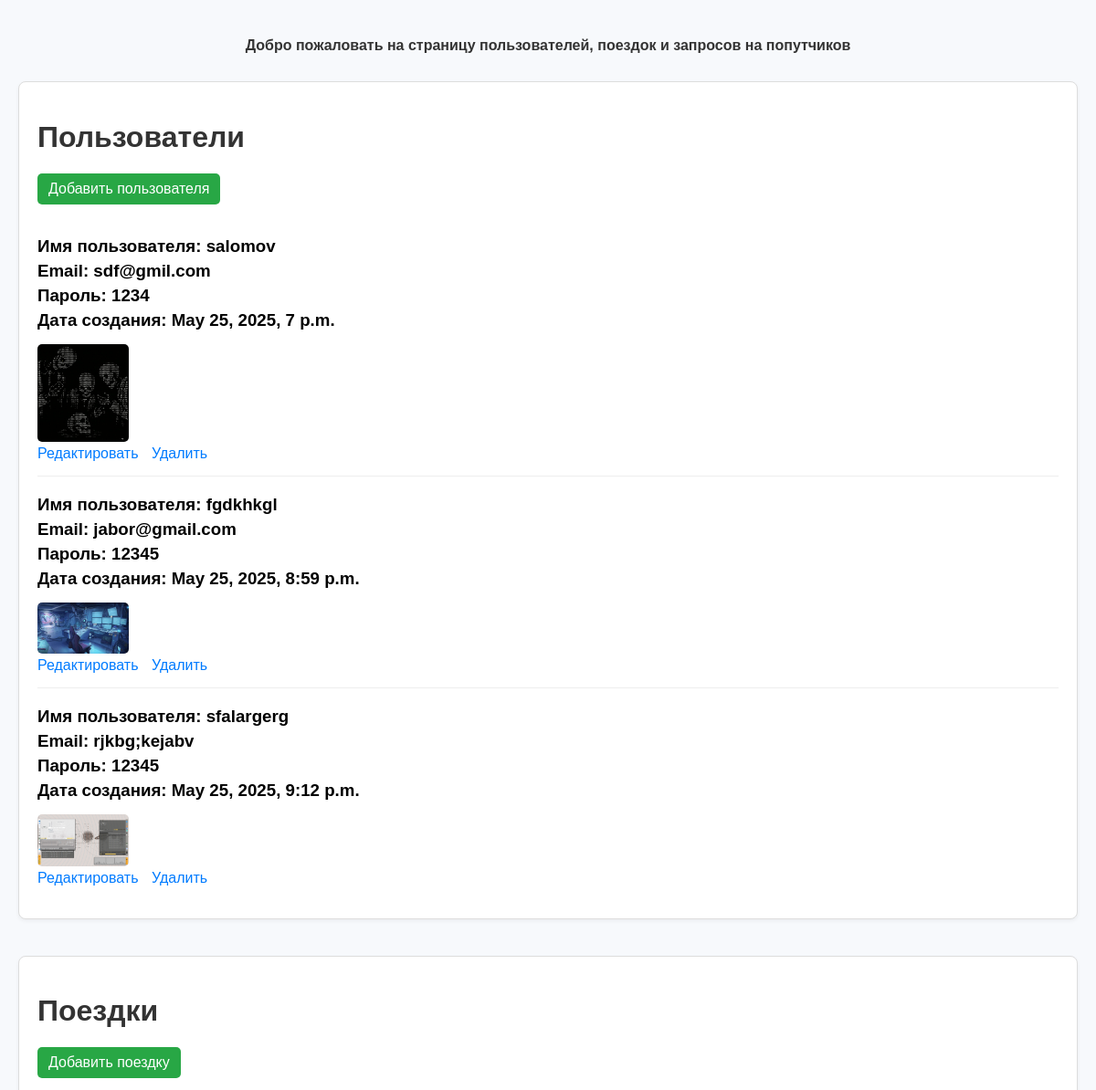
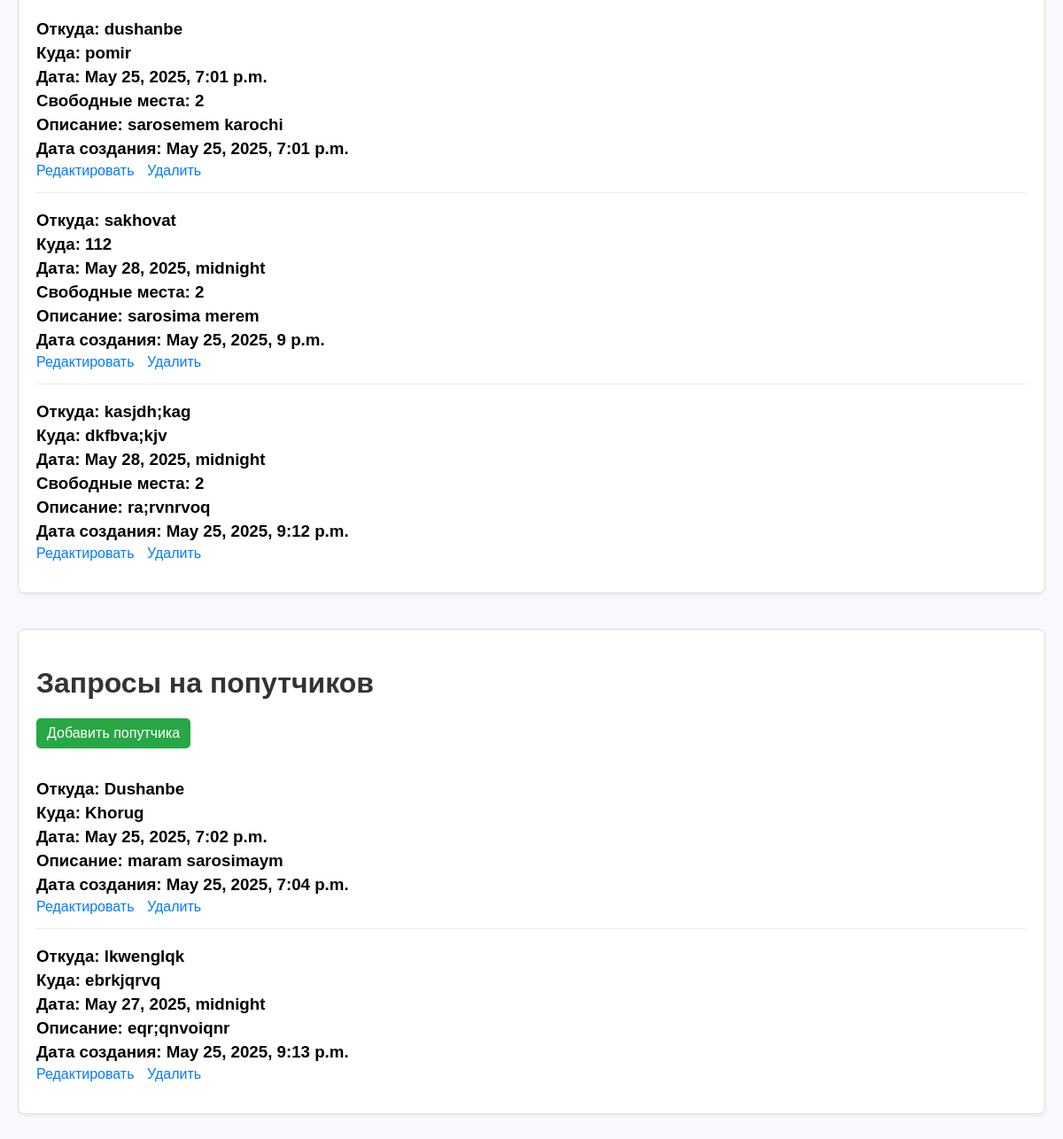
Before: / with the older database file (2 pictures, top to bottom).
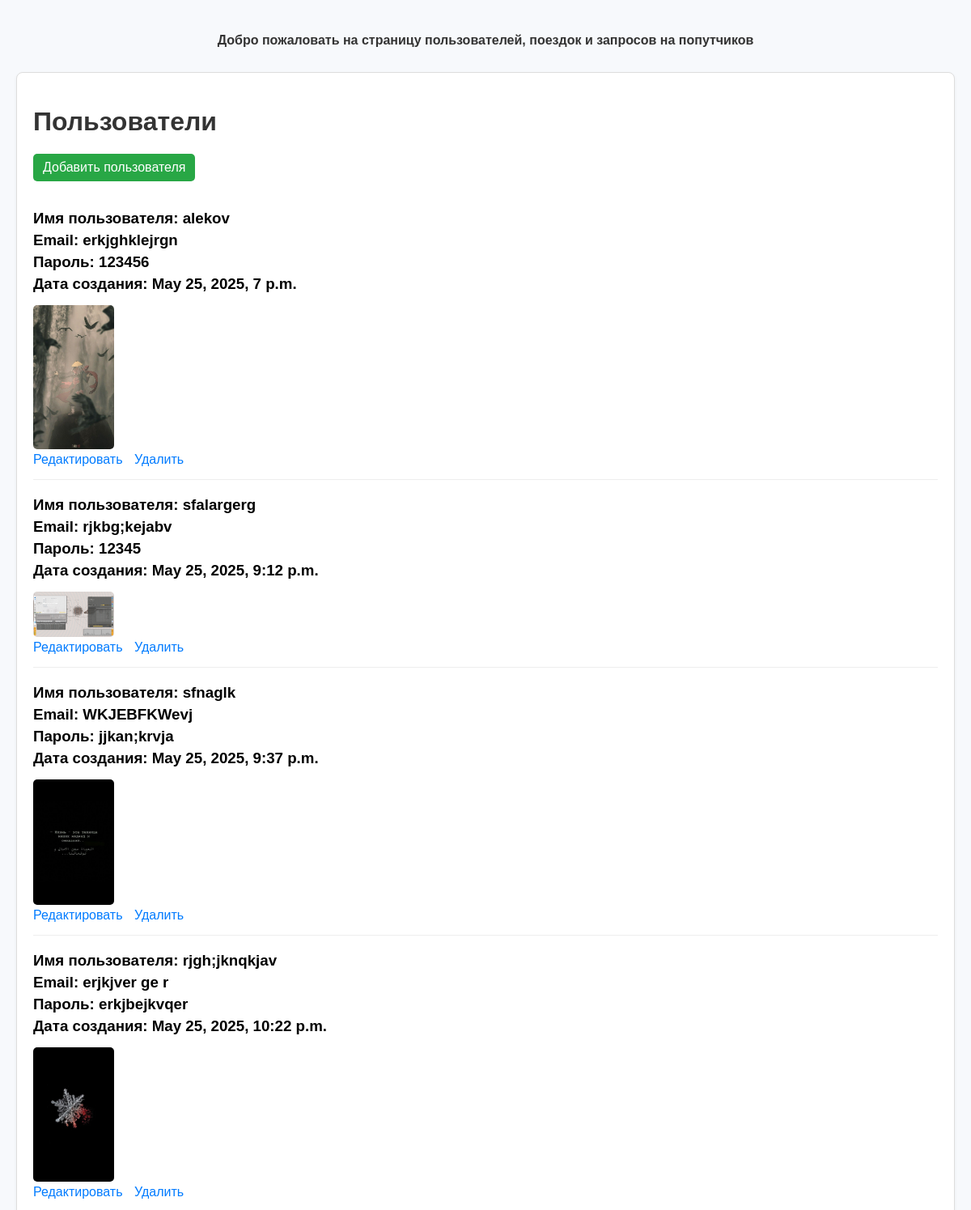
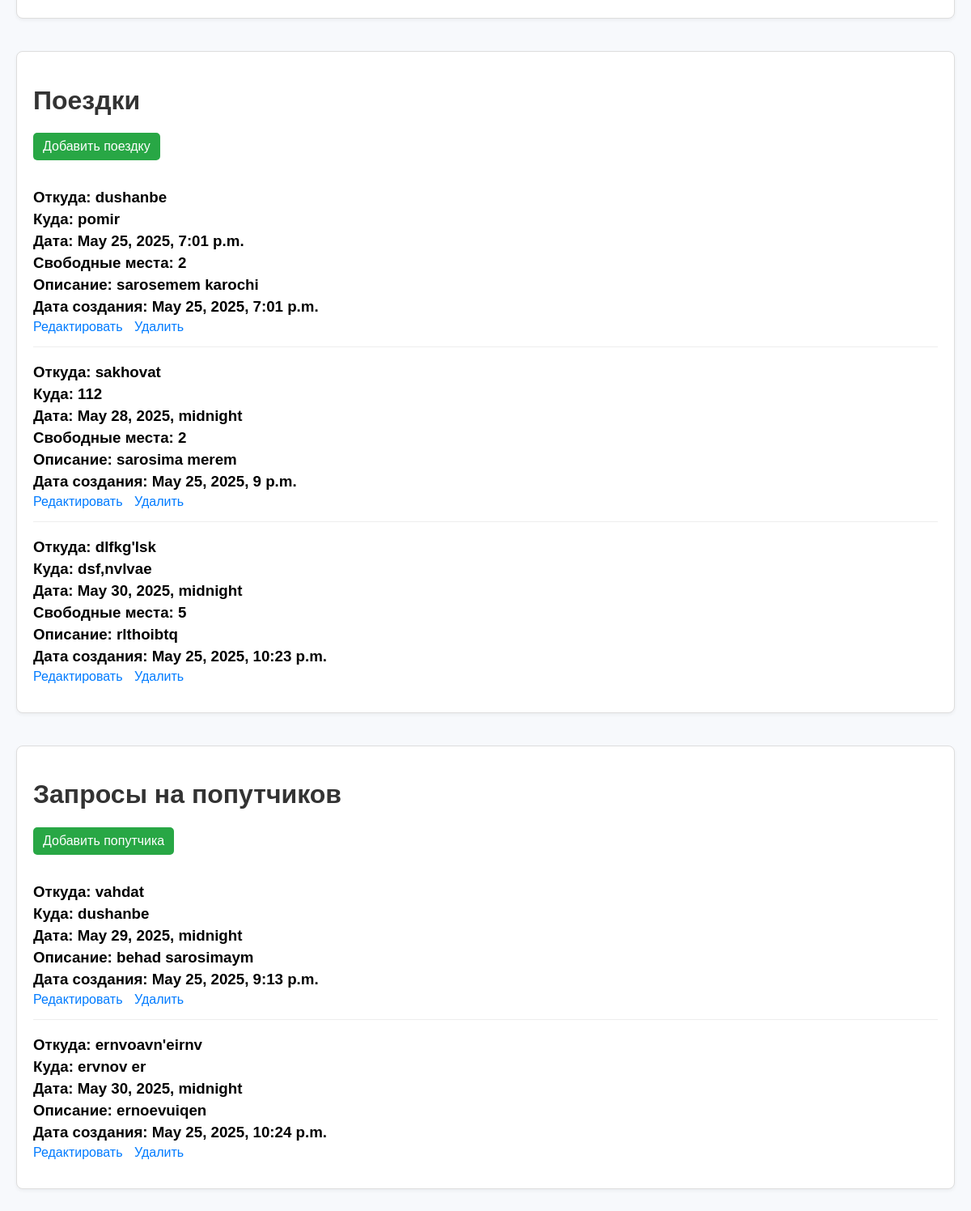
After: the same page with the newer database file (2 pictures, top to bottom).
### hamsafar/models.py (models this page shows, shortened)
class User(models.Model):
    username = models.CharField(max_length=100, unique=True)
    email = models.CharField(max_length=50)
    password = models.CharField(max_length=100)
    created_at = models.DateTimeField(auto_now_add=True)
    image = models.ImageField(upload_to='user_photos', blank=True, null=True)
    class Meta:
        db_table = 'users'
        managed = True
        verbose_name = 'User'
        verbose_name_plural = 'Users'

class Trip(models.Model):
    start_location = models.CharField(max_length=100)
    end_location = models.CharField(max_length=100)
    date = models.DateTimeField()
    seats_available = models.IntegerField()
    description = models.TextField(blank=True)
    created_at = models.DateTimeField(auto_now_add=True)
    class Meta:
        db_table = 'trips'
        managed = True
        verbose_name = 'Trip'
        verbose_name_plural = 'Trips'

class CompanionRequest(models.Model):
    start_location = models.CharField(max_length=100)
    end_location = models.CharField(max_length=100)
    date = models.DateTimeField()
    description = models.TextField()
    created_at = models.DateTimeField(auto_now_add=True)
    class Meta:
        db_table = 'companionrequest'
        managed = True
        verbose_name = 'Companionrequest'
        verbose_name_plural = 'CompanionRequests'

### hamsafar/views.py (the view)
# urls.py: path('',home_list, name='home'),
def home_list(request):
    userhome = User.objects.all()
    triphome = Trip.objects.all()
    companionrequest = CompanionRequest.objects.all()
    return render(request, 'home_list.html', {'users':userhome, 'trips':triphome, 'companions':companionrequest})

### hamsafar/templates/home_list.html (shortened to what this page needs)
<!DOCTYPE html>
<html lang="en">
<head>
</head>
<body>
    <h4>Добро пожаловать на страницу пользователей, поездок и запросов на попутчиков</h4>
    <div class="section">
        <h1>Пользователи</h1>
        <a class="add-button" href="{% url 'createuser' %}">Добавить пользователя</a>
        {% for user in users %}
        <div class="item">
            <h3>Имя пользователя: {{ user.username }}</h3>
            <h3>Email: {{ user.email }}</h3>
            <h3>Пароль: {{ user.password }}</h3>
            <h3>Дата создания: {{ user.created_at }}</h3>
            <img src="{{ user.image.url }}" alt="Фото пользователя">
            <br>
            <a href="{% url 'updateuser' user.id %}">Редактировать</a>
            <a href="{% url 'deleteuser' user.id %}">Удалить</a>
        </div>
        {% endfor %}
    </div>
    <div class="section">
        <h1>Поездки</h1>
        <a class="add-button" href="{% url 'createtrip' %}">Добавить поездку</a>
        {% for trip in trips %}
        <div class="item">
            <h3>Откуда: {{ trip.start_location }}</h3>
            <h3>Куда: {{ trip.end_location }}</h3>
            <h3>Дата: {{ trip.date }}</h3>
            <h3>Свободные места: {{ trip.seats_available }}</h3>
            <h3>Описание: {{ trip.description }}</h3>
            <h3>Дата создания: {{ trip.created_at }}</h3>
            <a href="{% url 'updatetrip' trip.id %}">Редактировать</a>
            <a href="{% url 'deletetrip' trip.id %}">Удалить</a>
        </div>
        {% endfor %}
    </div>
    <div class="section">
        <h1>Запросы на попутчиков</h1>
        <a class="add-button" href="{% url 'createcompanion' %}">Добавить попутчика</a>
        {% for com in companions %}
        <div class="item">
            <h3>Откуда: {{ com.start_location }}</h3>
            <h3>Куда: {{ com.end_location }}</h3>
            <h3>Дата: {{ com.date }}</h3>
            <h3>Описание: {{ com.description }}</h3>
            <h3>Дата создания: {{ com.created_at }}</h3>
            <a href="{% url 'updatecompanion' com.id %}">Редактировать</a>
            <a href="{% url 'deletecompanion' com.id %}">Удалить</a>
        </div>
        {% endfor %}
    </div>
</body>
</html>

### hamsafar/templates/home_list.html (style rules this page uses)
body { font-family: Arial, sans-serif; background-color: #f7f9fc; margin: 0; padding: 20px; }
h1, h4 { color: #333; }
h4 { text-align: center; margin-bottom: 30px; }
.section { background-color: #ffffff; border: 1px solid #ddd; border-radius: 8px; padding: 20px; margin-bottom: 40px; box-shadow: 0 2px 4px rgba(0,0,0,0.05); }
.item { border-bottom: 1px solid #eee; padding: 15px 0; }
.item:last-child { border-bottom: none; }
.item h3 { margin: 5px 0; }
.item img { width: 100px; height: auto; border-radius: 5px; margin-top: 10px; }
a { margin-right: 10px; text-decoration: none; color: #007bff; }
.add-button { display: inline-block; background-color: #28a745; color: white; padding: 8px 12px; margin-bottom: 15px; border-radius: 5px; text-decoration: none; }

Changed rows visible on the page:
removed User: username "fgdkhkgl", email "jabor@gmail.com", password "12345", created_at "May 25, 2025, 8:59 p.m.", image (picture)
removed Trip: start_location "kasjdh;kag", end_location "dkfbva;kjv", date "May 28, 2025, midnight", seats_available "2", description "ra;rvnrvoq", created_at "May 25, 2025, 9:12 p.m."
removed CompanionRequest: start_location "Dushanbe", end_location "Khorug", date "May 25, 2025, 7:02 p.m.", description "maram sarosimaym", created_at "May 25, 2025, 7:04 p.m."
changed User: username "salomov" → "alekov"; email "sdf@gmil.com" → "erkjghklejrgn"; password "1234" → "123456"; image: a different picture
added User: username "sfnaglk", email "WKJEBFKWevj", password "jjkan;krvja", created_at "May 25, 2025, 9:37 p.m.", image (picture)
added User: username "rjgh;jknqkjav", email "erjkjver ge r", password "erkjbejkvqer", created_at "May 25, 2025, 10:22 p.m.", image (picture)
added Trip: start_location "dlfkg'lsk", end_location "dsf,nvlvae", date "May 30, 2025, midnight", seats_available "5", description "rlthoibtq", created_at "May 25, 2025, 10:23 p.m."
changed CompanionRequest: start_location "lkwenglqk" → "vahdat"; end_location "ebrkjqrvq" → "dushanbe"; date "May 27, 2025, midnight" → "May 29, 2025, midnight"; description "eqr;qnvoiqnr" → "behad sarosimaym"
added CompanionRequest: start_location "ernvoavn'eirnv", end_location "ervnov er", date "May 30, 2025, midnight", description "ernoevuiqen", created_at "May 25, 2025, 10:24 p.m."
